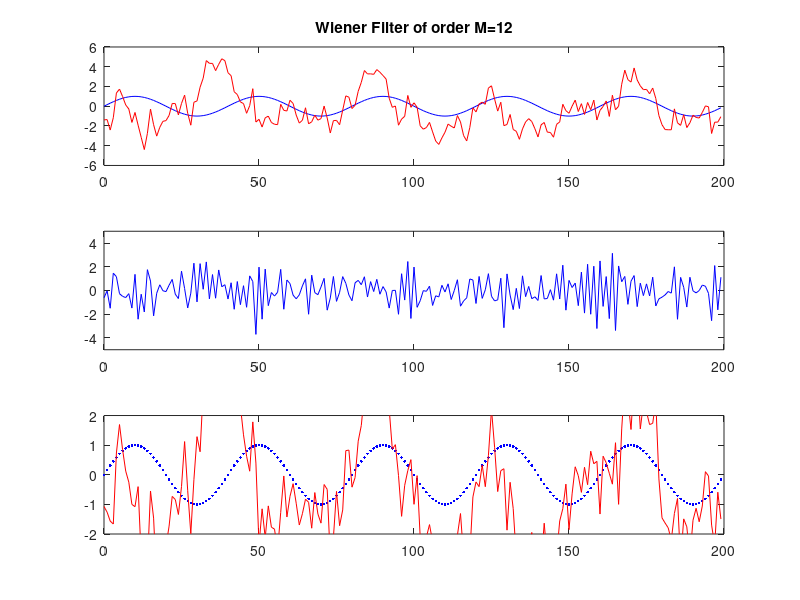

This chart was generated by the following MATLAB code:
% Hayes Example 7.2.6, lecture slide 6, EE254
% Noise cancellation using Wiener Filter
% --------------------------------------
clear, close all
n1=[0:500]';
vn=randn(size(n1));

tmp=filter(1,[1 -0.8],vn); % generate 501 samples
v1n=tmp(301:500);       %keep only the last 200 (avoids transients)
tmp=filter(1,[1 0.6],vn);    % same for v2n
v2n=tmp(301:500);

w0=0.05*pi;
n=[0:199]';
sn=sin(w0*n);       % phi is any value between 0 and 2pi, phi=0 is chosen
dn=sn+v1n;      %noisy sinusoid;primary signal
xn=v2n;         %correlated noise; secondary signal

% estimate from the data rxx and rxd
N=length(xn);
rxx=xcorr(xn,xn)/N;     %biased correlation estimator
rxd=xcorr(xn,dn)/N;     %cross-correlation estimator

M=12;            % Wiener filter order
rxx=rxx(N:N+M); % extract rxx(0),rxx(1),...,rxx(M)
rxd=rxd(N:N+M); % extract rxd(0),rxd(1),...,rxd(M)
R=toeplitz(rxx); % correlation matrix
ho=R\rxd;       % solve for the Wiener filter coeffs

yn=filter(ho,1,xn); % filter xn through ho
en=dn-yn;       % en is the cleaned dn here

% plot results
subplot(3,1,1),plot(n,sn,'b',n,dn,'-r')
title(['Wiener Filter of order M=',num2str(M)])
subplot(3,1,2),plot(n,xn,'-b')
axis([0 200 -5 5])
subplot(3,1,3),plot(n,sn,'.b',n,en,'-r')
axis([0 200 -2 2])

